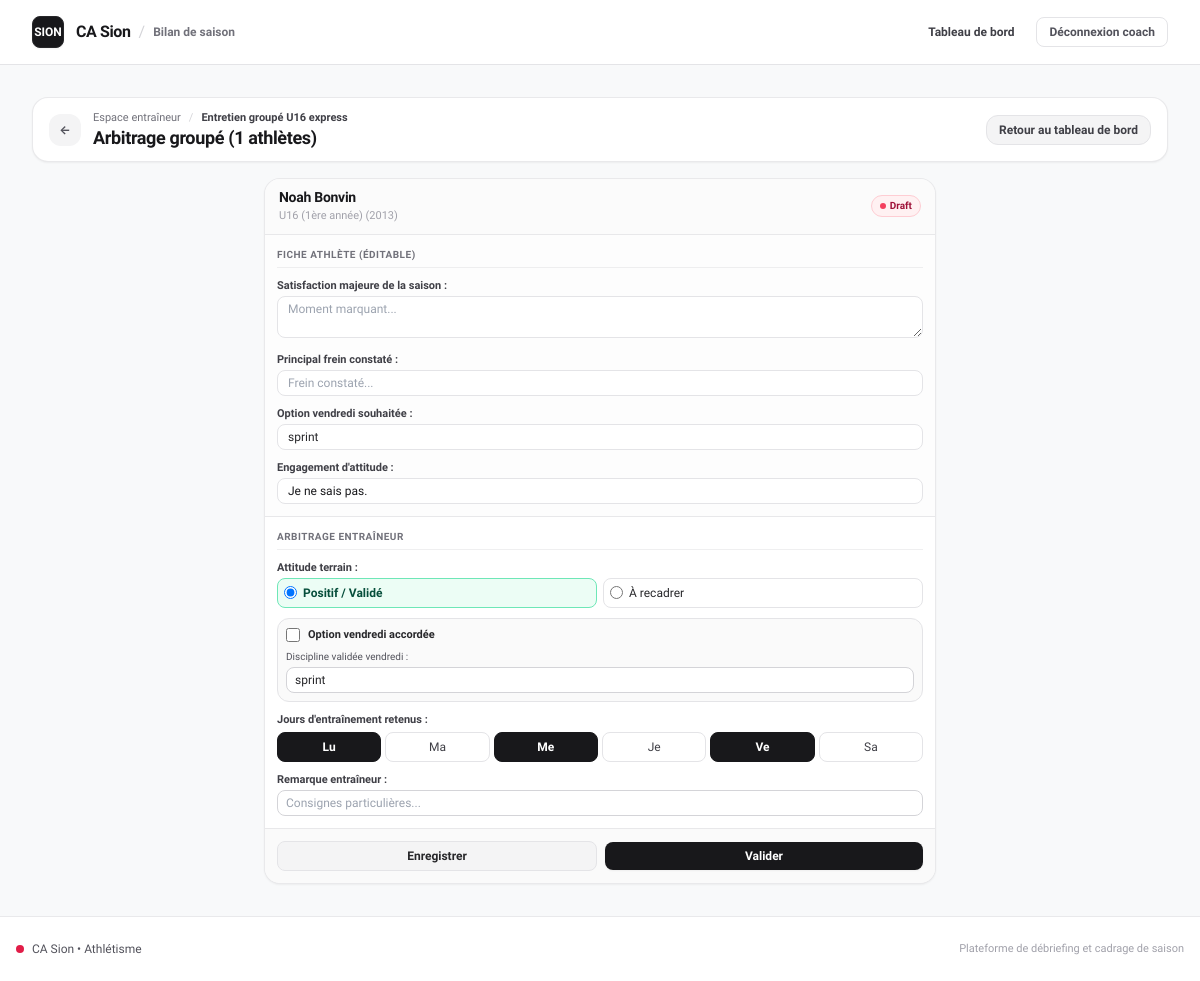
The page /admin/u16-group?ids=1 (signed in) on the database its author committed.
### tables this page shows
CREATE TABLE interviews (
        id INTEGER PRIMARY KEY AUTOINCREMENT,
        athlete_id INTEGER NOT NULL,
        season_id INTEGER NOT NULL,
        interview_type TEXT NOT NULL,
        status TEXT NOT NULL DEFAULT 'waiting',
        athlete_answers TEXT DEFAULT '{}',
        trainer_answers TEXT DEFAULT '{}',
        decisions TEXT DEFAULT '{}',
        trainer_notes TEXT,
        is_validated INTEGER NOT NULL DEFAULT 0,
        validated_at DATETIME,
        created_at DATETIME DEFAULT CURRENT_TIMESTAMP,
        updated_at DATETIME DEFAULT CURRENT_TIMESTAMP,
        FOREIGN KEY (athlete_id) REFERENCES athletes(id),
        FOREIGN KEY (season_id) REFERENCES seasons(id)
    );

CREATE TABLE athletes (
        id INTEGER PRIMARY KEY AUTOINCREMENT,
        first_name TEXT NOT NULL,
        last_name TEXT NOT NULL,
        birth_date TEXT,
        birth_year INTEGER NOT NULL,
        category TEXT NOT NULL,
        access_token TEXT UNIQUE NOT NULL,
        access_pin TEXT NOT NULL DEFAULT '0000',
        phone TEXT,
        email TEXT,
        meta TEXT DEFAULT '{}',
        created_at DATETIME DEFAULT CURRENT_TIMESTAMP
    );

### src/AdminController.php (called while the page is built, shortened)
<?php
class AdminController {
    private PDO $db;
    public function __construct(PDO $db) {
        $this->db = $db;
    }
    public function u16_group_view(): void {
        $ids_param = $_GET['ids'] ?? '';
        $athlete_ids = array_filter(array_map('intval', explode(',', (string)$ids_param)));
        $season_stmt = $this->db->query("SELECT * FROM seasons WHERE is_active = 1 ORDER BY id DESC LIMIT 1");
        $season = $season_stmt->fetch();
        $in_placeholders = implode(',', array_fill(0, count($athlete_ids), '?'));
        $stmt = $this->db->prepare(
            "SELECT a.*, i.id as interview_id, i.status as interview_status, i.athlete_answers,
                    i.trainer_answers, i.decisions, i.trainer_notes, i.is_validated, i.validated_at
             FROM athletes a
             LEFT JOIN interviews i ON i.athlete_id = a.id AND i.season_id = ?
             WHERE a.id IN ({$in_placeholders})
             ORDER BY a.last_name ASC"
        );
        $stmt->execute(array_merge([$season['id']], $athlete_ids));
        $athletes = $stmt->fetchAll();
        require dirname(__DIR__) . '/views/admin_u16_group.php';
    }
}

### config/database.php (called while the page is built, shortened)
<?php
function env(string $key, mixed $default = null): mixed {
    $val = $_ENV[$key] ?? getenv($key);
    return $val;
}
function get_base_url(): string {
    $configured = env('BASE_URL');
    $script_name = $_SERVER['SCRIPT_NAME'] ?? '';
    $dir = dirname($script_name);
    if ($dir === '/' || $dir === '\\' || $dir === '.') {
        return '';
    }
    return rtrim(str_replace('\\', '/', $dir), '/');
}
function url(string $path = ''): string {
    $base = get_base_url();
    $path = '/' . ltrim($path, '/');
    return $base . $path;
}

### views/admin_u16_group.php (the view, shortened to what this page needs)
<?php
$col_count = count($athletes);
$grid_class = match ($col_count) {
    1 => 'grid-cols-1 max-w-2xl mx-auto',
    2 => 'grid-cols-1 md:grid-cols-2',
    3 => 'grid-cols-1 md:grid-cols-3',
    default => 'grid-cols-1 md:grid-cols-2 lg:grid-cols-4'
};
?>
<div class="space-y-4 max-w-7xl mx-auto">
    <div class="bg-white px-4 py-3 rounded-2xl border border-zinc-200/80 shadow-sm flex flex-col sm:flex-row sm:items-center justify-between gap-3">
        <div class="flex items-center gap-3">
            <a href="<?= url('/admin') ?>" class="w-8 h-8 rounded-xl bg-zinc-100 hover:bg-zinc-200 text-zinc-600 flex items-center justify-center text-xs font-bold transition-colors" title="Retour au tableau de bord">
                ←
            </a>
            <div>
                <div class="flex items-center gap-2 text-[11px] font-medium text-zinc-500">
                    <span>Espace entraîneur</span>
                    <span class="text-zinc-300">/</span>
                    <span class="font-semibold text-zinc-700">Entretien groupé U16 express</span>
                </div>
                <h1 class="text-lg font-bold font-heading text-zinc-900 leading-tight">
                    Arbitrage groupé (<?= count($athletes) ?> athlètes)
                </h1>
            </div>
        </div>
        <div class="flex items-center gap-2">
            <a href="<?= url('/admin') ?>" class="px-3 py-1.5 bg-zinc-100 hover:bg-zinc-200 text-zinc-700 text-xs font-semibold rounded-xl border border-zinc-200 transition-colors">
                Retour au tableau de bord
            </a>
        </div>
    </div>
    <div class="grid <?= $grid_class ?> gap-4 items-start">
        <?php foreach ($athletes as $a): ?>
            <?php
                $ath_answers = $a['answers_arr'];
                $trainer_ans = $a['trainer_arr'];
                $decisions = $a['decisions_arr'];
                $is_u16_1 = ($a['age'] <= 14);
                $is_validated = (int)($a['is_validated'] ?? 0) === 1;
                $status = $a['interview_status'] ?? 'waiting';
                $attitude = $trainer_ans['attitude_status'] ?? 'ok';
            ?>
            <div class="bg-white rounded-2xl border border-zinc-200/80 shadow-sm overflow-hidden flex flex-col text-xs">
                <div class="px-3.5 py-2.5 bg-zinc-50/80 border-b border-zinc-200/80 flex items-center justify-between">
                    <div>
                        <h2 class="font-bold font-heading text-sm text-zinc-900 leading-tight">
                            <?= htmlspecialchars($a['first_name'] . ' ' . $a['last_name']) ?>
                        </h2>
                        <span class="text-[11px] text-zinc-400">
                            <?= htmlspecialchars($a['category_label']) ?> (<?= $a['birth_year'] ?>)
                        </span>
                    </div>
                    <?php if ($is_validated): ?>
                        <span class="inline-flex items-center gap-1 px-2 py-0.5 rounded-full text-[10px] font-bold bg-emerald-50 text-emerald-800 border border-emerald-200">
                            <span class="w-1.5 h-1.5 rounded-full bg-emerald-500"></span> Validé
                        </span>
                    <?php else: ?>
                        <span class="inline-flex items-center gap-1 px-2 py-0.5 rounded-full text-[10px] font-semibold bg-rose-50 text-rose-800 border border-rose-200">
                            <span class="w-1.5 h-1.5 rounded-full bg-rose-500"></span> <?= ucfirst($status) ?>
                        </span>
                    <?php endif; ?>
                </div>
                <form action="<?= url('/admin/save-trainer') ?>" method="POST" class="flex-1 flex flex-col justify-between">
                    <div class="p-3 bg-zinc-50/40 border-b border-zinc-200/80 space-y-2.5">
                        <div class="flex items-center justify-between font-semibold text-zinc-500 uppercase tracking-wider text-[10px] pb-1 border-b border-zinc-200/60">
                            <span>Fiche athlète (éditable)</span>
                        </div>
                        <div>
                            <label class="font-semibold text-zinc-700 block mb-0.5 text-[11px]">Satisfaction majeure de la saison :</label>
                            <textarea
                                name="athlete_answers[pride_highlight]"
                                rows="2"
                                placeholder="Moment marquant..."
                                class="w-full px-2.5 py-1 bg-white border border-zinc-200 rounded-lg text-xs focus:ring-1 focus:ring-zinc-900"
                            ><?= htmlspecialchars($ath_answers['pride_highlight'] ?? '') ?></textarea>
                        </div>
                        <div>
                            <label class="font-semibold text-zinc-700 block mb-0.5 text-[11px]">Principal frein constaté :</label>
                            <input
                                type="text"
                                name="athlete_answers[obstacle_notes]"
                                value="<?= htmlspecialchars($ath_answers['obstacle_notes'] ?? ($ath_answers['main_obstacle'] ?? '')) ?>"
                                placeholder="Frein constaté..."
                                class="w-full px-2.5 py-1 bg-white border border-zinc-200 rounded-lg text-xs focus:ring-1 focus:ring-zinc-900"
                            >
                        </div>
                        <?php if ($is_u16_1): ?>
                            <div>
                                <label class="font-semibold text-zinc-700 block mb-0.5 text-[11px]">Option vendredi souhaitée :</label>
                                <input
                                    type="text"
                                    name="athlete_answers[friday_discipline]"
                                    value="<?= htmlspecialchars($ath_answers['friday_discipline'] ?? '') ?>"
                                    placeholder="Ex : Hauteur, Demi-fond, Sprint..."
                                    class="w-full px-2.5 py-1 bg-white border border-zinc-200 rounded-lg text-xs"
                                >
                            </div>
                        <?php endif; ?>
                        <div>
                            <label class="font-semibold text-zinc-700 block mb-0.5 text-[11px]">Engagement d'attitude :</label>
                            <input
                                type="text"
                                name="athlete_answers[attitude_contract]"
                                value="<?= htmlspecialchars($ath_answers['attitude_contract'] ?? '') ?>"
                                placeholder="Engagement clé..."
                                class="w-full px-2.5 py-1 bg-white border border-zinc-200 rounded-lg text-xs font-medium text-zinc-900"
                            >
                        </div>
                    </div>
                    <div class="p-3 space-y-2.5">
                        <div class="font-semibold text-zinc-500 uppercase tracking-wider text-[10px] pb-1 border-b border-zinc-200/60">
                            Arbitrage entraîneur
                        </div>
                        <div>
                            <label class="block font-semibold text-zinc-700 mb-0.5 text-[11px]">Attitude terrain :</label>
                            <div class="grid grid-cols-2 gap-1.5">
                                <label class="flex items-center gap-1.5 p-1.5 rounded-lg border cursor-pointer transition-all has-[:checked]:bg-emerald-50 has-[:checked]:border-emerald-300 has-[:checked]:font-bold has-[:checked]:text-emerald-900 border-zinc-200 bg-white hover:bg-zinc-50">
                                    <input type="radio" name="trainer_answers[attitude_status]" value="ok" <?= $attitude === 'ok' ? 'checked' : '' ?> class="text-emerald-600 focus:ring-emerald-500">
                                    <span>Positif / Validé</span>
                                </label>
                                <label class="flex items-center gap-1.5 p-1.5 rounded-lg border cursor-pointer transition-all has-[:checked]:bg-rose-50 has-[:checked]:border-rose-300 has-[:checked]:font-bold has-[:checked]:text-rose-900 border-zinc-200 bg-white hover:bg-zinc-50">
                                    <input type="radio" name="trainer_answers[attitude_status]" value="fragile" <?= $attitude === 'fragile' ? 'checked' : '' ?> class="text-rose-600 focus:ring-rose-500">
                                    <span>À recadrer</span>
                                </label>
                            </div>
                        </div>
                        <?php if ($is_u16_1): ?>
                            <div class="bg-zinc-50 p-2 rounded-xl border border-zinc-200 space-y-1.5">
                                <label class="flex items-center gap-2 cursor-pointer font-semibold text-zinc-800 text-[11px]">
                                    <input
                                        type="checkbox"
                                        name="decisions[friday_option_granted]"
                                        value="1"
                                        <?= !empty($decisions['friday_option_granted']) ? 'checked' : '' ?>
                                        class="w-3.5 h-3.5 text-zinc-900 rounded"
                                    >
                                    <span>Option vendredi accordée</span>
                                </label>
                                <div>
                                    <label class="block text-[10px] text-zinc-600 mb-0.5">Discipline validée vendredi :</label>
                                    <input
                                        type="text"
                                        name="decisions[friday_discipline_approved]"
                                        value="<?= htmlspecialchars($decisions['friday_discipline_approved'] ?? ($ath_answers['friday_discipline'] ?? '')) ?>"
                                        placeholder="Ex : Hauteur, Demi-fond, Sprint"
                                        class="w-full px-2 py-1 border border-zinc-300 rounded-lg text-xs bg-white"
                                    >
                                </div>
                            </div>
                        <?php endif; ?>
                        <div>
                            <label class="block font-semibold text-zinc-700 mb-1 text-[11px]">Jours d'entraînement retenus :</label>
                            <div class="grid grid-cols-6 gap-1">
                                <?php
                                    $days_opts = ['monday' => 'Lu', 'tuesday' => 'Ma', 'wednesday' => 'Me', 'thursday' => 'Je', 'friday' => 'Ve', 'saturday_morning' => 'Sa'];
                                    foreach ($days_opts as $d_k => $d_l):
                                ?>
                                    <label class="flex items-center justify-center p-1.5 rounded-lg border text-center cursor-pointer text-xs transition-all has-[:checked]:bg-zinc-900 has-[:checked]:border-zinc-900 has-[:checked]:text-white has-[:checked]:font-bold border-zinc-200 hover:bg-zinc-100 text-zinc-700 bg-white select-none">
                                        <span><?= $d_l ?></span>
                                    </label>
                                <?php endforeach; ?>
                            </div>
                        </div>
                        <div>
                            <label class="block font-semibold text-zinc-700 mb-0.5 text-[11px]">Remarque entraîneur :</label>
                            <input
                                type="text"
                                name="trainer_notes"
                                value="<?= htmlspecialchars($a['trainer_notes'] ?? '') ?>"
                                placeholder="Consignes particulières..."
                                class="w-full px-2 py-1 border border-zinc-300 rounded-lg text-xs bg-white"
                            >
                        </div>
                    </div>
                    <div class="p-3 bg-zinc-50 border-t border-zinc-200/80 flex items-center justify-between gap-2">
                        <button
                            type="submit"
                            name="action"
                            value="save"
                            class="flex-1 py-1.5 px-2.5 bg-zinc-100 hover:bg-zinc-200 text-zinc-800 font-bold rounded-lg border border-zinc-200 transition-colors text-center"
                        >
                            Enregistrer
                        </button>
                        <button
                            type="submit"
                            name="action"
                            value="validate"
                            class="flex-1 py-1.5 px-2.5 bg-zinc-900 hover:bg-zinc-800 text-white font-bold rounded-lg shadow-sm transition-all text-center"
                            onclick="return confirm('Valider officiellement cet arbitrage ?');"
                        >
                            Valider
                        </button>
                    </div>
                </form>
            </div>
        <?php endforeach; ?>
    </div>
</div>
<?php
require __DIR__ . '/layout.php';
?>

### assets/css/custom.css (style rules this page uses)
:root { --brand-primary: #dc2626; --brand-dark: #0f172a; --brand-accent: #e11d48; }
body { font-family: 'Plus Jakarta Sans', system-ui, -apple-system, sans-serif; -webkit-font-smoothing: antialiased; -moz-osx-font-smoothing: grayscale; }
h1, h2, h3, h4, .font-heading { font-family: 'Outfit', sans-serif; letter-spacing: -0.02em; }

### rows shown on the page
interviews: athlete.last_name "Noah Bonvin", category_label "U16 (1ère année)", athlete.birth_year "2013", status "Draft", friday_discipline "sprint", attitude_contract "Je ne sais pas.", friday_discipline_approved "sprint", d_l "Lu", d_l "Ma", d_l "Me", d_l "Je", d_l "Ve", d_l "Sa"

### other values the page prints
env('CLUB_NAME', 'CA Sion') "CA Sion"
count($athletes) "1"
